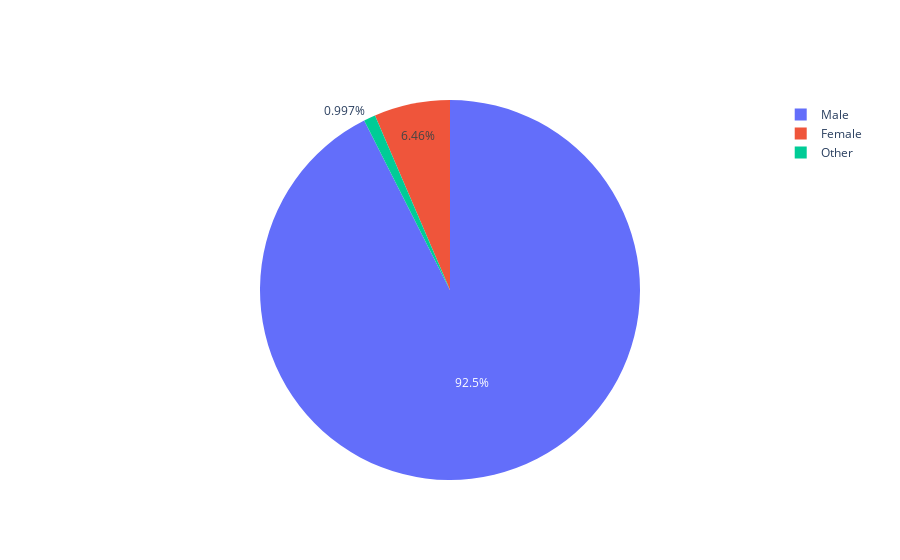

The notebook cell saved with this chart:
### Code cell
#pie chart showing gender
fig = go.Figure(data=[go.Pie(labels=gender.index,values=gender.values,hoverinfo='label+percent')])
fig.show()

### Figure 1 — Plotly figure (JSON) as saved in the notebook; plotly's stock layout.template omitted (floating-point values rounded to 4 significant figures)
{"data": [{"hoverinfo": "label+percent", "labels": ["Male", "Female", "Other"], "type": "pie", "values": [17729, 1238, 191]}], "layout": {}}
